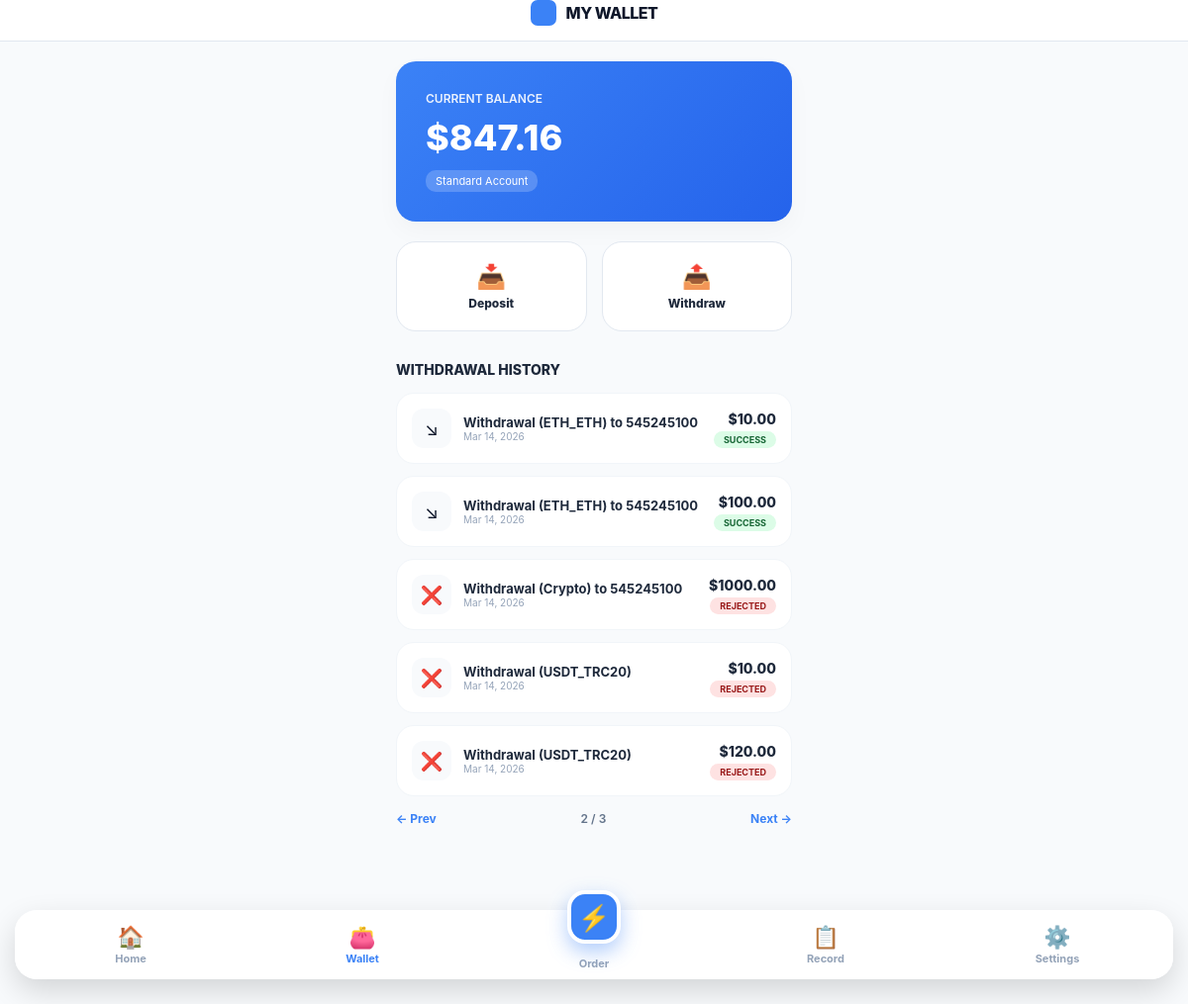
Screenshot of /wallet/?page=2 (signed in) with the database file from the repository.
### Catalog/models.py (models this page shows, shortened)
class Profile(models.Model):
    user = models.OneToOneField(User, on_delete=models.CASCADE, related_name='profile')
    wallet_address = models.CharField(max_length=255, blank=True, null=True)
    network = models.CharField(max_length=50, default='ETH_USDC')
    balance = models.DecimalField(max_digits=12, decimal_places=2, default=0.00)
    wallet_address = models.CharField(max_length=255, blank=True, null=True)
    phone_number = models.CharField(max_length=20, blank=True, null=True)
    current_progress = models.IntegerField(default=0)

class Order(models.Model):
    STATUS_CHOICES = [
        ('scheduled', 'Scheduled'),
        ('pending', 'Pending'),
        ('completed', 'Completed'),
        ('frozen', 'Frozen'),
        ('withdrawal', 'Withdrawal Pending'),
        ('withdrawn', 'Withdrawn/Paid'),
        ('rejected', 'Rejected'),
    ]
    user = models.ForeignKey(User, on_delete=models.CASCADE, related_name='orders', null=True, blank=True)
    product_name = models.CharField(max_length=255)
    price = models.DecimalField(max_digits=12, decimal_places=2, default=0.00)
    profit = models.DecimalField(max_digits=12, decimal_places=2, default=0.00)
    commission_rate = models.DecimalField(max_digits=5, decimal_places=2, default=1.00)
    status = models.CharField(max_length=20, choices=STATUS_CHOICES, default='pending')
    created_at = models.DateTimeField(auto_now_add=True)
    scheduled_at = models.IntegerField(null=True, blank=True)

### Catalog/views.py (the view)
# urls.py: path('wallet/', views.user_wallet, name='user_wallet'),
@login_required(login_url='user_login')
def user_wallet(request):
    withdrawal_orders = request.user.orders.filter(
        status__in=['withdrawal', 'withdrawn', 'rejected']
    ).order_by('-created_at')
    paginator = Paginator(withdrawal_orders, 5)
    page_number = request.GET.get('page')
    page_obj = paginator.get_page(page_number)
    return render(request, 'users/wallet.html', {
        'profile': request.user.profile,
        'withdrawals': page_obj
    })

### Catalog/templates/users/wallet.html
{% extends "users/user_main.html" %}
{% block header_title %}MY WALLET{% endblock %}
{% block content %}
<div style="width: 100%; max-width: 400px; margin: 0 auto; padding-bottom: 40px;">
    <div class="dashboard-card" style="padding: 30px; background: linear-gradient(135deg, #3b82f6 0%, #2563eb 100%); color: white; border: none; margin-bottom: 20px; border-radius: 20px;">
        <div style="font-size: 12px; font-weight: 600; opacity: 0.9; text-transform: uppercase;">Current Balance</div>
        <div style="font-size: 36px; font-weight: 800; margin: 10px 0;">${{ profile.balance }}</div>
        <div style="font-size: 11px; background: rgba(255,255,255,0.2); display: inline-block; padding: 4px 10px; border-radius: 10px;">Standard Account</div>
    </div>
    <div style="display: grid; grid-template-columns: 1fr 1fr; gap: 15px; margin-bottom: 25px;">
        <a href="{% url 'user_settings' %}" style="text-decoration: none; background: white; padding: 20px; border-radius: 20px; text-align: center; border: 1px solid #e2e8f0;">
            <div style="font-size: 24px; margin-bottom: 5px;">📥</div>
            <div style="font-size: 12px; font-weight: 800; color: #1e293b;">Deposit</div>
        </a>
        <a href="{% url 'withdraw_funds' %}" style="text-decoration: none; background: white; padding: 20px; border-radius: 20px; text-align: center; border: 1px solid #e2e8f0;">
            <div style="font-size: 24px; margin-bottom: 5px;">📤</div>
            <div style="font-size: 12px; font-weight: 800; color: #1e293b;">Withdraw</div>
        </a>
    </div>
    <div style="margin-top: 30px;">
        <h4 style="margin: 0 0 15px 0; font-size: 14px; color: #1e293b; font-weight: 800;">WITHDRAWAL HISTORY</h4>
        {% for order in withdrawals %}
            <div style="background: white; padding: 15px; border-radius: 18px; border: 1px solid #f1f5f9; margin-bottom: 12px; display: flex; justify-content: space-between; align-items: center;">
                <div style="display: flex; align-items: center; gap: 12px;">
                    <div style="background: #f8fafc; width: 40px; height: 40px; border-radius: 12px; display: flex; align-items: center; justify-content: center; font-size: 18px;">
                        {% if order.status == 'rejected' %}❌{% else %}↘{% endif %}
                    </div>
                    <div>
                        <div style="font-size: 13px; font-weight: 700; color: #1e293b;">{{ order.product_name }}</div>
                        <div style="font-size: 10px; color: #94a3b8;">{{ order.created_at|date:"M d, Y" }}</div>
                    </div>
                </div>
                <div style="text-align: right;">
                    <div style="font-size: 14px; font-weight: 800; color: #1e293b;">${{ order.price }}</div>
                    <span style="font-size: 9px; padding: 3px 10px; border-radius: 20px; font-weight: 700; text-transform: uppercase;
                        {% if order.status == 'withdrawn' %} background: #dcfce7; color: #166534;
                        {% elif order.status == 'withdrawal' %} background: #fef9c3; color: #854d0e;
                        {% else %} background: #fee2e2; color: #991b1b; {% endif %}">
                        {% if order.status == 'withdrawal' %}Pending{% elif order.status == 'withdrawn' %}Success{% else %}Rejected{% endif %}
                    </span>
                </div>
            </div>
        {% empty %}
            <div style="text-align: center; padding: 40px; color: #94a3b8; font-size: 12px;">No records found.</div>
        {% endfor %}
        <div style="display: flex; justify-content: space-between; align-items: center; margin-top: 15px;">
            {% if withdrawals.has_previous %}
                <a href="?page={{ withdrawals.previous_page_number }}" style="text-decoration: none; font-size: 12px; font-weight: 700; color: #3b82f6;">← Prev</a>
            {% else %} <span style="color: #cbd5e1; font-size: 12px;">← Prev</span> {% endif %}
            <span style="font-size: 12px; font-weight: 600; color: #64748b;">{{ withdrawals.number }} / {{ withdrawals.paginator.num_pages }}</span>
            {% if withdrawals.has_next %}
                <a href="?page={{ withdrawals.next_page_number }}" style="text-decoration: none; font-size: 12px; font-weight: 700; color: #3b82f6;">Next →</a>
            {% else %} <span style="color: #cbd5e1; font-size: 12px;">Next →</span> {% endif %}
        </div>
    </div>
</div>
{% endblock %}

### Catalog/templates/users/user_main.html (style rules this page uses)
:root { --primary: #3b82f6; --inactive: #94a3b8; --bg: #f8fafc; --dark: #0f172a; --nav-height: 70px; }
* { box-sizing: border-box; -webkit-tap-highlight-color: transparent; }
body { margin: 0; background: var(--bg); font-family: -apple-system, system-ui, sans-serif; padding-bottom: 120px; color: var(--dark); }
.dashboard-card { background: white; width: 100%; max-width: 450px; border-radius: 24px; box-shadow: 0 10px 25px rgba(0,0,0,0.03); border: 1px solid #f1f5f9; padding: 20px; }

### rows the page displays
Profile: balance "847.16"
Order: product_name "Withdrawal (ETH_ETH) to 545245100", created_at "Mar 14, 2026", price "10.00", status "SUCCESS"
Order: product_name "Withdrawal (ETH_ETH) to 545245100", created_at "Mar 14, 2026", price "100.00", status "SUCCESS"
Order: product_name "Withdrawal (Crypto) to 545245100", created_at "Mar 14, 2026", price "1000.00", status "REJECTED"
Order: product_name "Withdrawal (USDT_TRC20)", created_at "Mar 14, 2026", price "10.00", status "REJECTED"
Order: product_name "Withdrawal (USDT_TRC20)", created_at "Mar 14, 2026", price "120.00", status "REJECTED"

### other values shown
{{ withdrawals.number }} "2"
{{ withdrawals.paginator.num_pages }} "3"
